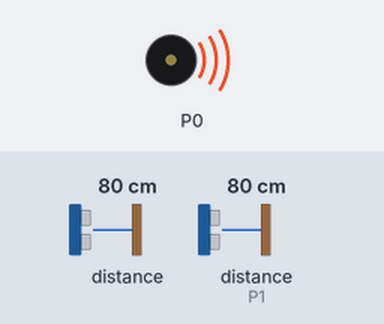
Recording of a program running on a simulated BBC micro:bit running MicroPython. Shown: buzzer (waves = sounding). The inputs (shaded band) are chosen by the test bench; at power-on: distance to the obstacle 80 cm, distance to the obstacle (sensor on P1) 80 cm. The echo pulse lasts 58.3 µs per cm.

Above: at 0.18 s.
At 6.7 s:
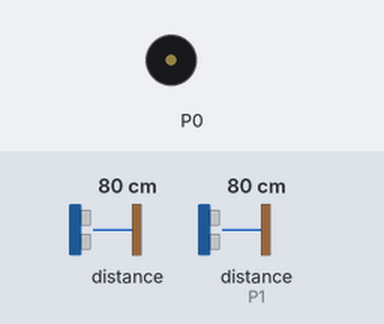
Timing chart, 0 to 8.3 s (numbered marks = the images above):
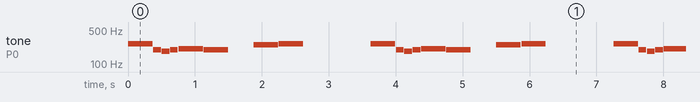

Measured:
- by itself, tone on P0: repeats every 3.6 s: silent 0.01 s, 196 Hz 0.12 s, silent 0.01 s, 185 Hz 0.12 s, silent 0.01 s, 196 Hz 0.12 s, silent 0.01 s, 208 Hz 0.36 s, silent 0.01 s, 196 Hz 0.36 s, silent 0.39 s, 247 Hz 0.36 s, silent 0.01 s, 262 Hz 0.36 s, silent 1.0 s, 262 Hz 0.36 s

The program:

CanePal_Code_1.py
```python
# CanePal
# code modified from ultrasonic_dist_demo and
# servo_demo presented in INFO 697 at Pratt Institute
# with Dr. Maceli and Basem Ali

from microbit import *
from machine import time_pulse_us
# import music for sound
import music

# for ultrasonic module refer to documentation at:
# https://wiki.keyestudio.com/KS0361(KS0365)_keyestudio_37_in_1_Starter_Kit_for_BBC_micro:bit#Project_21:_Ultrasonic_Ranging
# set pins for ultrasonic sensor
trig = pin2  # the trigger pulse signal is attached to pin2
echo = pin1  # this is the echo sensor
trig.write_digital(0)
echo.read_digital()


# If an object is within 36in of the cane
# the cane will vibrate via the microservo
while True:
    # trigger pulse on/off
    trig.write_digital(1)
    trig.write_digital(0)
    # calculate the high level duration of the pulse
    microsec = time_pulse_us(echo, 1)
    time_echo = microsec / 1000000
    # calculate the test distance = (time for high level duration/2)
    # x (velocity of sound 340m/s=34300)
    dist_cm = (time_echo / 2) * 34300
    # convert distance into inches 1in = 2.54cm
    dist_inches = dist_cm/2.54
    # if the distance of the detected object is within 36in cane will vibrate
    if dist_inches <= 36:
        while True:
            # run sound code
            music.play(music.PUNCHLINE)
            sleep(1000)
            music.play(music.PUNCHLINE)
            sleep(1000)
    else:
        continue
    sleep(300)
    while True:
        gesture = accelerometer.current_gesture()
    if gesture == "freefall":
        music.play(music.FUNERAL)
        display.show(Image.ANGRY)
    else:
        display.show(Image.HAPPY)
    # if the accelerometer reads the current gesture as 'freefall' play a sound
    # if accelerometer.is_gesture('freefall'):
    # display.scroll("FALL")
    # music.play(music.BADDY)
    # else:
    # continue
    sleep(1000)
```
